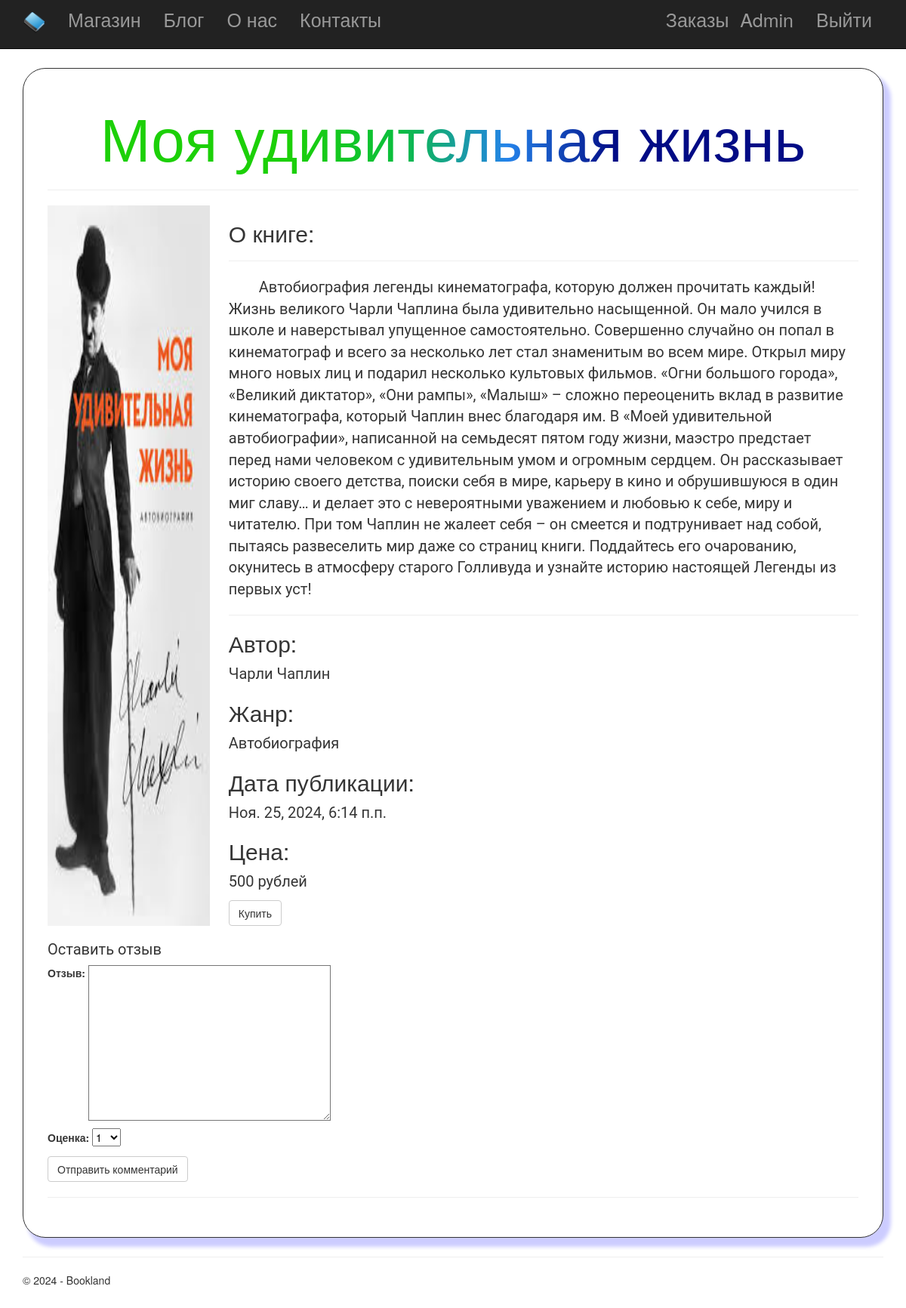
Page /product/9785041097302/ (signed in) on the earlier database version.
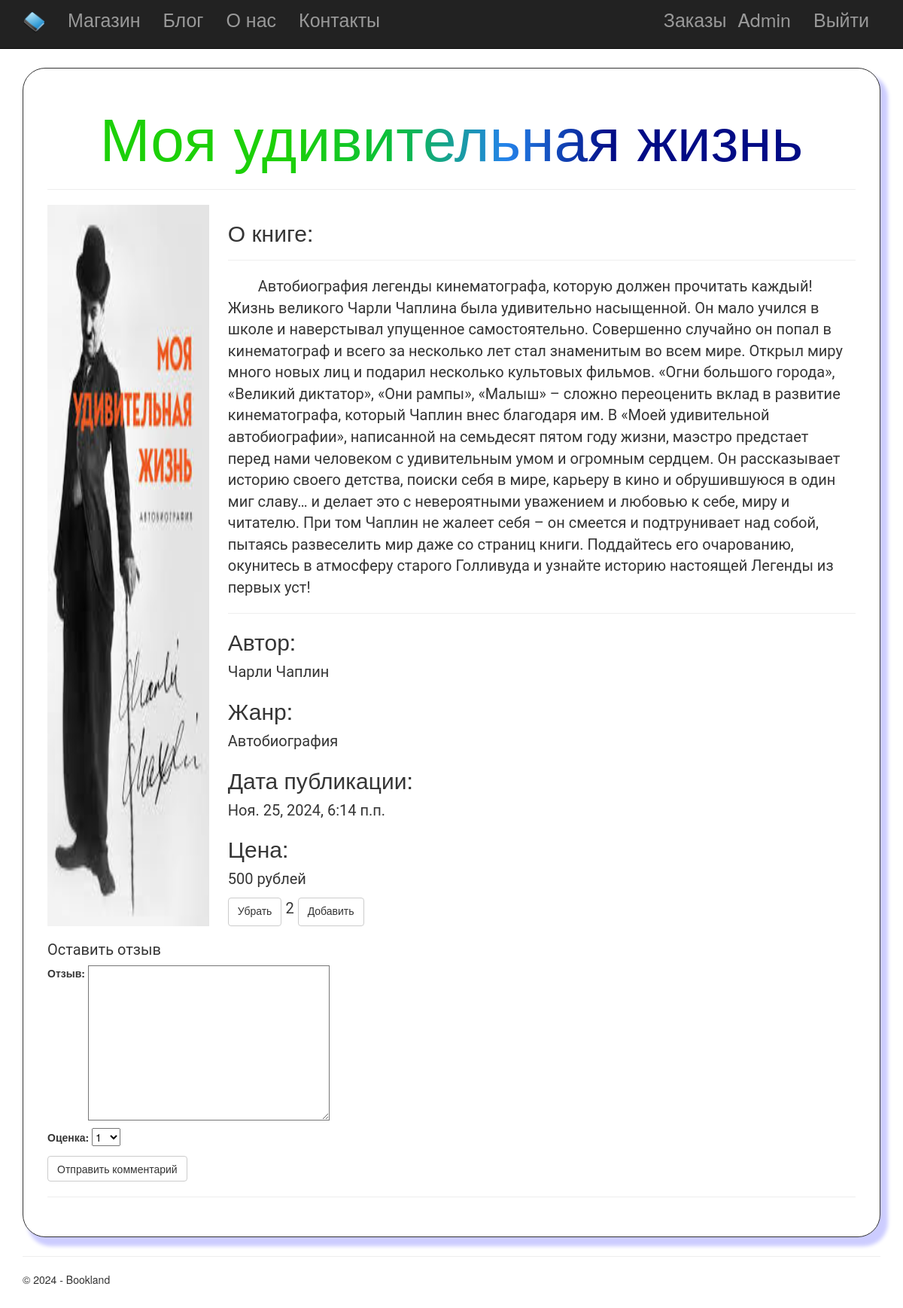
Same page on the later database version.
### app/models.py (models this page shows)
class Purchases_books(models.Model):
    purchases = models.ForeignKey(Purchases, on_delete=models.CASCADE)
    books = models.ForeignKey(Books, on_delete=models.CASCADE)
    number = models.IntegerField(default = 1)

### app/views.py (the view)
# urls.py: path('product/<int:parametr>/', views.product, name='product'),
def product(request, parametr):
    assert isinstance(request, HttpRequest)
    card = Books.objects.get(isbn=parametr)
    comments = Reviews.objects.filter(book=parametr)
    if request.method == "POST":
        form = ReviewsForm(request.POST)
        if form.is_valid():
            comment_f = form.save(commit=False)
            comment_f.author = request.user
            comment_f.book = Books.objects.get(isbn=parametr)
            comment_f.save()
            return redirect('product', parametr=card.isbn)
    else:
        form = ReviewsForm()
    cart = Purchases.objects.filter(models.Q(user=request.user.id) & models.Q(status='cart'))
    if len(cart) != 0:
        cart = Purchases.objects.get(models.Q(user=request.user.id) & models.Q(status='cart'))
        books_through = cart.books.through.objects.filter(models.Q(books=card.isbn) & models.Q(purchases = cart))
        if len(books_through) > 0:
            books_through = cart.books.through.objects.get(models.Q(books=card.isbn) & models.Q(purchases = cart))
            return render(
                request,
                'app/product.html',
                {
                    'card': card,
                    'year':datetime.now().year,
                    'comments': comments,
                    'form': form,
                    'number': books_through
                }
            )
    return render(
        request,
        'app/product.html',
        {
            'card': card,
            'year':datetime.now().year,
            'comments': comments,
            'form': form,
            'number': 0
        }
    )

### app/forms.py
class ReviewsForm (forms.ModelForm):
    grade = forms.ChoiceField(choices=[('1', '1'), ('2', '2'), ('3', '3'), ('4', '4'), ('5', '5'), ('6', '6'), ('7', '7'), ('8', '8'), ('9', '9'), ('10', '10')], label='Оценка')
    class Meta:
        model = Reviews
        fields = ('text', 'grade')
        labels = {'text': "Отзыв", 'grade': "Оценка"}
        widgets = {
            'grade': forms.Select(attrs={'class': 'form-control'}),
        }

### app/templates/app/product.html (shortened to what this page needs)
﻿{% extends "app/layout.html" %}
{% load static %}
{% block content %}
<div class="block_text">
    <div >
        <h2 class="title_site" style="text-align: center;"> {{card.title}} </h2>
        <hr/>
        <div style="display:flex">
            <img src="{{ card.image.url }}" alt="Картинка!" style="min-width: 20%; min-height: 20%; margin-right: 25px"/>
            <div >
                <h2>О книге:</h2>
                <hr/>
                <p class="text" style="text-indent: 40px;">{{card.about}} </p>
                <hr/>
                <h2>Автор: </h2>
                <p class="text">{{card.author}} </p>
                <h2>Жанр: </h2>
                <p class="text">{{card.genre}} </p>
                <h2>Дата публикации: </h2>
                <p class="text">{{card.posted}} </p>
                <h2>Цена: </h2>
                <p class="text">{{card.prise}} рублей </p>
                {% if card.number > 0 %}
                    {% if user.is_authenticated %}
                        {% if number.number > 0 %}
                            <div style="display:flex">
                                <a href="{% url 'downbookView' parametr=card.isbn %}" role="button" type="submit" class="save btn btn-default">Убрать</a>
                                <p class="text" style="margin-left:5px; margin-right:5px">{{number.number}}</p>
                                <a href="{% url 'addBook' parametr=card.isbn %}" role="button" type="submit" class="save btn btn-default">Добавить</a>
                            </div>
                        {% else %}
                            <a href="{% url 'addBook' parametr=card.isbn %}" role="button" type="submit" class="save btn btn-default">Купить</a>
                        {% endif %}
                    {% else %}
                        <h3 class="text"> Чтобы купить книгу авторизуйтесь </h3>
                    {% endif %}
                {% else %}
                    <h3 class="text"> Сейчас эта книга не доступна. Попроьуйте зайти познее </h3>
                {% endif %}
            </div>
        </div>
        <div>
            {% if user.is_authenticated %}
                <h3 class="text">Оставить отзыв</h3>
                <form method="POST" >{% csrf_token %}
                    <div>
                        {{form.as_p}}
                        <button type="submit" class="save btn btn-default"> Отправить комментарий </button>
                    </div>
                </form>
            {% else %}
                <h3 class="text"> Для добавления своего комментария, пожалуйста, авторизуйтесь! </h3>
            {% endif %}
            <hr />
        </div>
    </div>
</div>
{% endblock %}

Differences in the rows shown:
added Purchases_books: number "2"
Other differences:
text no longer shown: "Купить"
text now shown: "Убрать Добавить"
